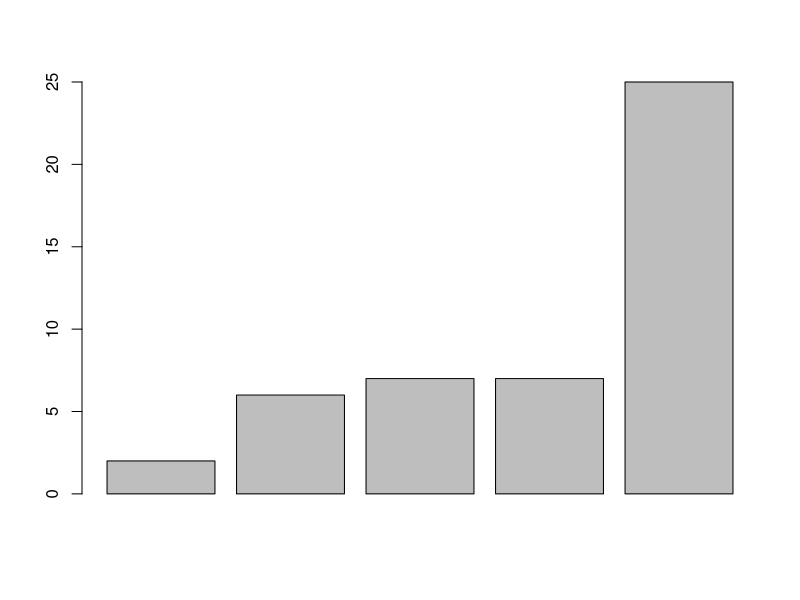
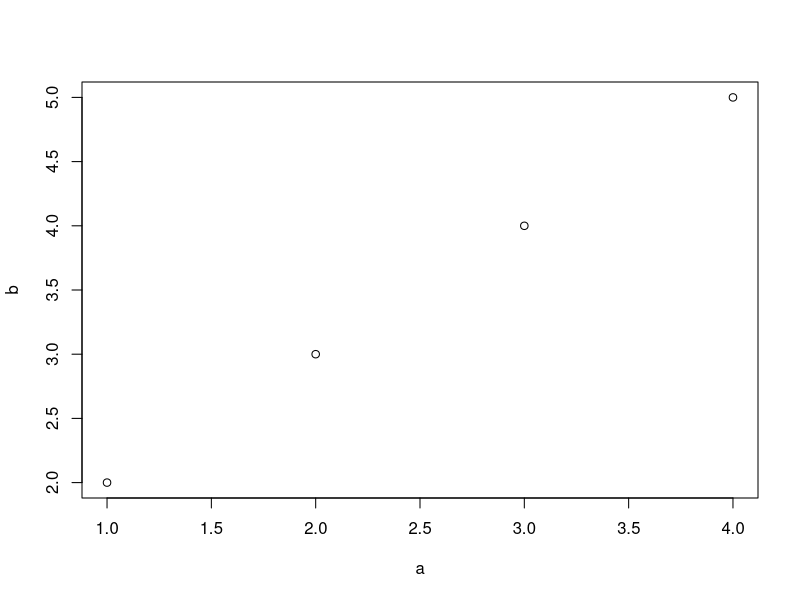
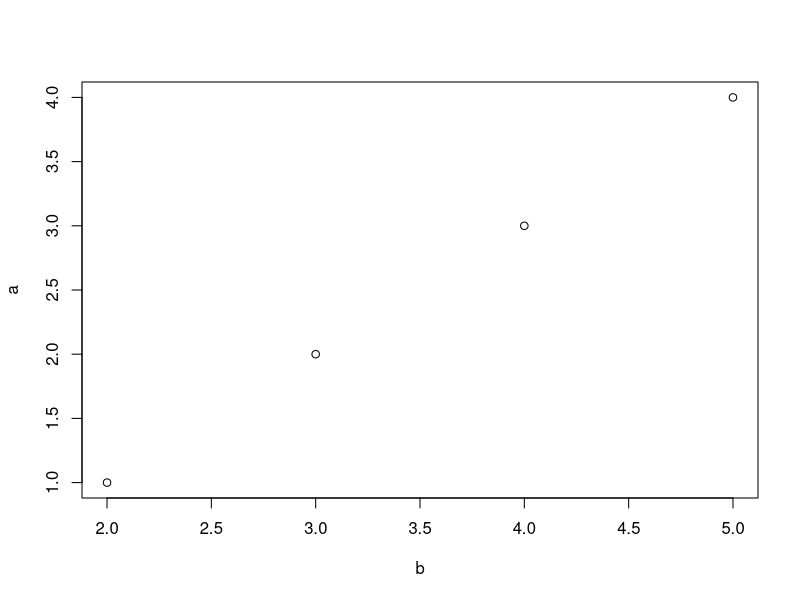

Write the R code that produced these figures, in order. (Note: this script raises an error after producing the figures.)
# 3

# Vektori

# Vektor predstavlja skup podataka istog ili razlicitog osnovnog tipa.
# Indeksi elemenata vektora krecu od 1.

# Nacini zadavanja vektora:
# 1. funkcija COMBINE
v<-c(2,3,4,4)
v
# Kreiranje vektora sacinjenih od karaktera tece na isti nacin.
v<-c("crvena","zuta","plava")
v
# 2. zadavanjem pocetnog i krajnjeg elementa 
v<-1:30
v
# 3. f-ja SEQUENCE
# Zadajemo pocetni i krajnji element.
# Ako zelimo da se svaki sledeci element uvecava za 1:
v<-seq(5,25)
v
# Ako zelimo da korak bude razlicit od 1, navodimo korak kao treci argument.
# Za mnoge f-je postoje opcioni argumenti, koji ako se eksplicitno ne navedu u pozivu f-je, uzimaju neku default vrednost, ovde je to 1.
v<-seq(5,25,5)
v

v<-seq(0,1,0.1)
v
# Varijanta ovoga je i opadajuci niz:
v<-seq(10,1,-1)
v

# 4. pomocu odredene funkcije
v<-runif(5, 100, 200)
v

# Takode, izdvajanje odredene kolone iz tabele (data.frame-a) daje kao rezultat vektor. 
# Izborom seta PlantGrowth dobijamo tabelu od 30 redova i dve kolone.

data("PlantGrowth")
PlantGrowth
is.vector(PlantGrowth)
is.data.frame(PlantGrowth)

v1<-PlantGrowth$weight
v1
is.vector(v1)

# Operacije sa vektorima

# Na vektorima se kasnije mogu izvsiti razlicite operacije ili funkcije.
v<-c(2,6,7,7,25)
v
# Prikazivanje jedinstvenih vrednosti:
unique(v)

# Prebrojavanje jedinstvenih vrednosti:
table(v)
# Vektore iste duzine je moguce sabirati, oduzimati, mnoziti, deliti ili stepenovati.
c(1,3)+c(2,4)
# Sabiranje i oduzimanje svih elemenata vektora u jednom koraku:
v+10
v-5

# Mnozenje i deljenje elemenata vektora skalarom je jednostavno kao i sabiranje i oduzimanje:
v*11
v/5
# Stepenovanje elemenata vektora:
v^2
v^5
# Kvadratni koren:
sqrt(v)

# Graficko prikazivanje vektora
barplot(v)

# Duzina vektora (broj elemenata) moze biti lako proverena funkcijom:
length(v)

# Funkcije skalara, primenjene na vektor,deluju na svaki element vektora posebno
sin(v)

# Nad vektorima postoje razne funkcije poput sum, mean, var, sd, median, itd.,
# a i sve elementarne funkcije koje postoje nad brojevima su vektorizovane za vektore, pa je npr. sin(c(1, 2)) = c(sin(1), sin(2))
sin(c(1, 2)) == c(sin(1), sin(2))

max(v) # maksimum
min(v) # minimum
range(v) # minimum i maksimum
sort(v) # sortiranje
rev(v) # promena prvobitnog redosleda
order(v)
sum(v) #suma
mean(v) #uzoracka sredina
var(v) #popravljena uz. disperzija
sd(v) #standardna devijacija

v2<-c("crvena","zuta","plava")
v2
sort(v2)
rev(v2)
# Broj karaktera svakog elementa:
nchar(v2)

# Vektore iste duzine je moguce sabirati, oduzimati, mnoziti, deliti ili stepenovati.
v
v3<-v-2
v3
v+v3
v-v3
v*v3
v/v3
v^v3
# Ako su vektori razlicitih duzina moguce je ponovo izvsiti bilo koju od navedenih operacija.
# U tom slucaju kraci vektor ce se reciklirati (ponoviti) neophodan broj puta.
# Ako kolicnik izmedu elemenata duzeg i kraceg vektora nije prirodan broj, pored razultata bice prikazano i upozorenje da to nije slucaj, medutim, rezultat ce biti dobijen bez obzira na upozorenje.
v1/v

# Kopija vektora:f-ja REPLICATE
rep(v)

# Varijacije ove funkcije:
rep(v,5) # novi vektor koji sadrzi 5 nadovezanih kopija pocetnog, isto sto i rep(v,times=5)
rep(v,each=3) # kopira svaki element 3 puta uzastopno
rep(v,length.out=2) # kopira prva dva elementa
# postoje funkcije any, all
any(rep(2, 3) < 1:3)
all(rep(2, 3) < 1:3)

a<-c(1,2,3,4)
b<-c(2,3,4,5)

# Crtanje grafika,(zavisnost b od a) pomocu funkcije plot
# a je na x-osi, b je na y-osi
plot(a,b)
plot(b,a) # obrnute ose

# Vektori mogu sadrzati elemente samo jednog primitivnog tipa.
c(1, 2)
c(1L, 2L)
c("a", "b")
c("a", 2)
c(TRUE, FALSE)

# Ukoliko se tipovi ne slazu, pretvorice se u najfleksibilniji tip, znaci logical -> integer -> numeric -> character
class(c(TRUE, 1L, 1, "1"))

# I logicki operatori su vektorizovani, pa je

1:5 <= c(1, 1, 2, 2, 5) # TRUE FALSE FALSE FALSE TRUE

# Elementi vektora mogu biti poredeni i logicki.
# Logicki vektori dobijaju se kao rezultat relacijskih izraza sa vektorima:
v<-c(2,6,3,7,8)
v==1:5
# Poredi svaki element vektora sa odgovarajucim!
v>3
# Poredi svaki el. sa trojkom

# Kad su logicki vektori u pitanju obratiti paznju na & i &&, kao i | i ||
A <- c(FALSE, TRUE, TRUE, FALSE)
B <- c(TRUE, FALSE, TRUE, FALSE)
# & i | rade vektorski - element po element i vracaju vektor!
A & B 
A | B
# && i || porede samo prve elemente
A && B
A || B

#Selekcija i ekstrakcija elemenata vektora

# Elemente vektora mozemo selektovati na osnovu njihovog polozaja, vrednosti ili naziva elementa.
v
# Izbor drugog elementa vektora v:
v[2]
# Izbor svih osim drugog elementa:
v[-2]
# Menjanje vrednosti elementa vektora:
v[2]<-27
v
# Dodavanje novog elementa na kraj:
v[6]=0
v
# Mozemo izdvojiti i podvektor na slican nacin, navodjenjem indeksa elemenata koje izdvajamo:
v[1:3]

# Podvektor koji sadrzi prvi i treci element
v[c(1,3)]


# Izbor svih elemenata osim desetog do tridesetog elementa vektora v2:
v1[-(10:30)]
# Izbor drugog, treceg i desetog elementa:
v1[c(2,3,10)]
# Vektor moze biti selektovan i pomocu njegove vrednosti. Izbor svih elemenata vrednosti 7:
v[v == 7]
#Izbor svih elemenata vecih od 6:
v1[v1 > 6]

# Faktor vektori

# Faktori su promenljive u R-u koje primaju ogranicen broj razlicitih vrednosti, kategorijalnih promenljivih. 
# Oni se sastoje od niza integer-a koje prate set promenljivih koje se sastoje od karaktera, a koje se prikazuju prilikom ispisa sadrzaja vektora.
# Oni su bitan tip podataka u R-u, narocito kada se radi o kreiranju modela, jer obezbeduju da model obradi kategorijalne promenljive na pravi nacin. 
# Ranije kreirani vektor v2 se moze pretvoriti u faktor vektor.
# Vektoru v2 dodajemo jos dva elementa:
v2
v3<-c(v2,"plava","plava")
v3

# Prevodimo vektor u faktor:
v3factor<-as.factor(v3)
v3factor
# Osim prikazivanja svakog elementa, R prikazuje i nivoe faktora.
# Nivoi predstavljaju jedinstvene vrednosti faktor objekta. 
# Oni poseduju i numericke vrednosti koje odgovaraju elementima.
as.numeric(v3factor)

# U vecini slucajeva, redosled nivoa faktora nije bitan.

factor(x=c("Jan","Feb","Mar","Apr","Maj","Jun","Jul","Avg","Sep","Okt","Nov","Dec"))

# Ponekad, kada je redosled bitan, moguce je ukljuciti argument ordered.

factor(x=c("Jan","Feb","Mar","Apr","Maj","Jun","Jul","Avg","Sep","Okt","Nov","Dec"),
       levels=c("Jan","Feb","Mar","Apr","Maj","Jun","Jul","Avg","Sep","Okt","Nov","Dec"), ordered=TRUE)
# Faktori olaksavaju posao prilikom ukljucivanja kategorijalnih promenljivih u statisticki model, medutim mogu unositi konfuziju jer izgledaju kao stringovi (karakteri), a ponasaju se kao intedzeri. Moguca je njihova konverzija u karaktere funkcijom:
as.character()

# Integer vektori

# Integer vektori sadrze brojeve koji mogu biti napisani bez decimalnog zareza.
# Njihovo koriscenje nije cesto u svakodnevnom radu. 
# U vecini situacija moguce je glatko koriscenje R bez dobrog poznavanja sistema skladistenja brojeva.
# Vektori mogu biti klase integer ili numeric. 
# Kreiranje intedzera se vrsi dodatkom slova L iza broja.
v <- c(2,6,7,7)
is.integer(v)

# Numerici su formata double (realni brojevi dvostruke preciznosti sacuvani iz dva dela broja sa vise decimala i eksponenta).
typeof(v)

v <- c(2L,6L,7L,7L)
is.integer(v)
typeof(v)

#Integer je podgrupa klase numeric.
is.numeric(v)

#Koja je velicina formata integer i double?
.Machine$integer.max
.Machine$double.xmax

# Ako drugacije ne bude naglaseno, integer-i bez slova L ce biti sacuvani u memoriji kompjutera u formatu double. 
# Integer-i su definisani preciznije od brojeva u formatu double, osim kada se radi o izuzetno velikim ili malim brojevima.

# Kod formata double postoji greska vezana za pokretni zarez koja nastaje usled zaokruzivanja brojeva, sto mozemo primetiti iz primera da se kvadrat kvardratnog korena iz 2 (3, 5, 6, itd.) razlikuje na 16 decimali.
sqrt(2)^2 - 2

# Medutim, to je greska koja nije vezana iskljucivo za R, vec je fenomen u okviru kompjuterskog programiranja vezan za aritmetiku pokretnog zareza.

# NAPOMENA: ':' ima veci prioritet od aritm. operacija, npr:
n<-10
v1<-1:n-1
v1
v2<-1:(n-1)
v2

# NA vrednosti - not available
v<-c(1,4,6,NA,23)
sum(v)
# Ako hocemo da funkcija ignorise NA vrednosti
sum(v,na.rm=T)

# Cuvanje vektora
# Vektore mozemo sacuvati kao datoteke pomocu funkcije:
write(v, file = "imefajla.txt")



